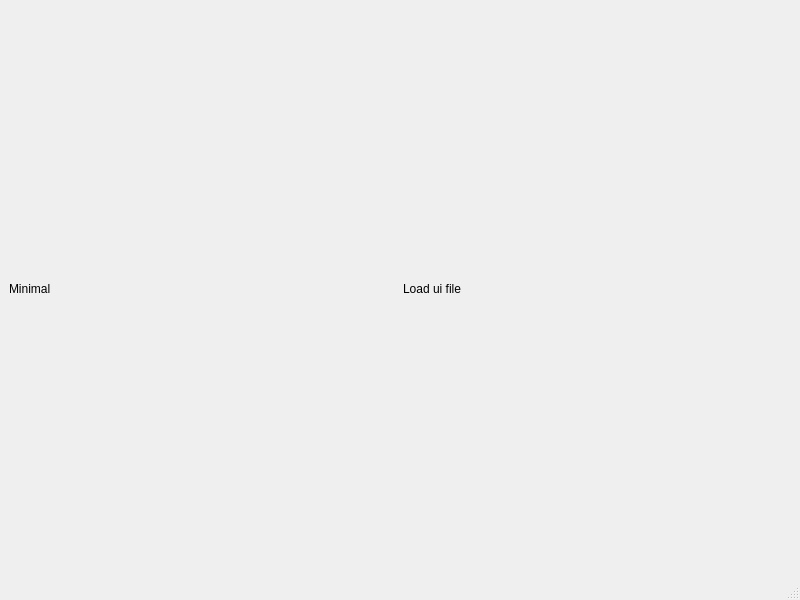
<?xml version="1.0" encoding="UTF-8"?>
<ui version="4.0">
 <class>MainWindow</class>
 <widget class="QMainWindow" name="MainWindow">
  <property name="geometry">
   <rect>
    <x>0</x>
    <y>0</y>
    <width>800</width>
    <height>600</height>
   </rect>
  </property>
  <property name="windowTitle">
   <string>MainWindow</string>
  </property>
  <widget class="QWidget" name="centralwidget">
   <layout class="QGridLayout" name="gridLayout">
    <item row="0" column="1">
     <widget class="QLabel" name="label_2">
      <property name="text">
       <string>Load ui file</string>
      </property>
     </widget>
    </item>
    <item row="0" column="0">
     <widget class="QLabel" name="label">
      <property name="text">
       <string>Minimal</string>
      </property>
     </widget>
    </item>
   </layout>
  </widget>
  <widget class="QMenuBar" name="menubar">
   <property name="geometry">
    <rect>
     <x>0</x>
     <y>0</y>
     <width>800</width>
     <height>25</height>
    </rect>
   </property>
  </widget>
  <widget class="QStatusBar" name="statusbar"/>
 </widget>
 <resources/>
 <connections/>
</ui>
